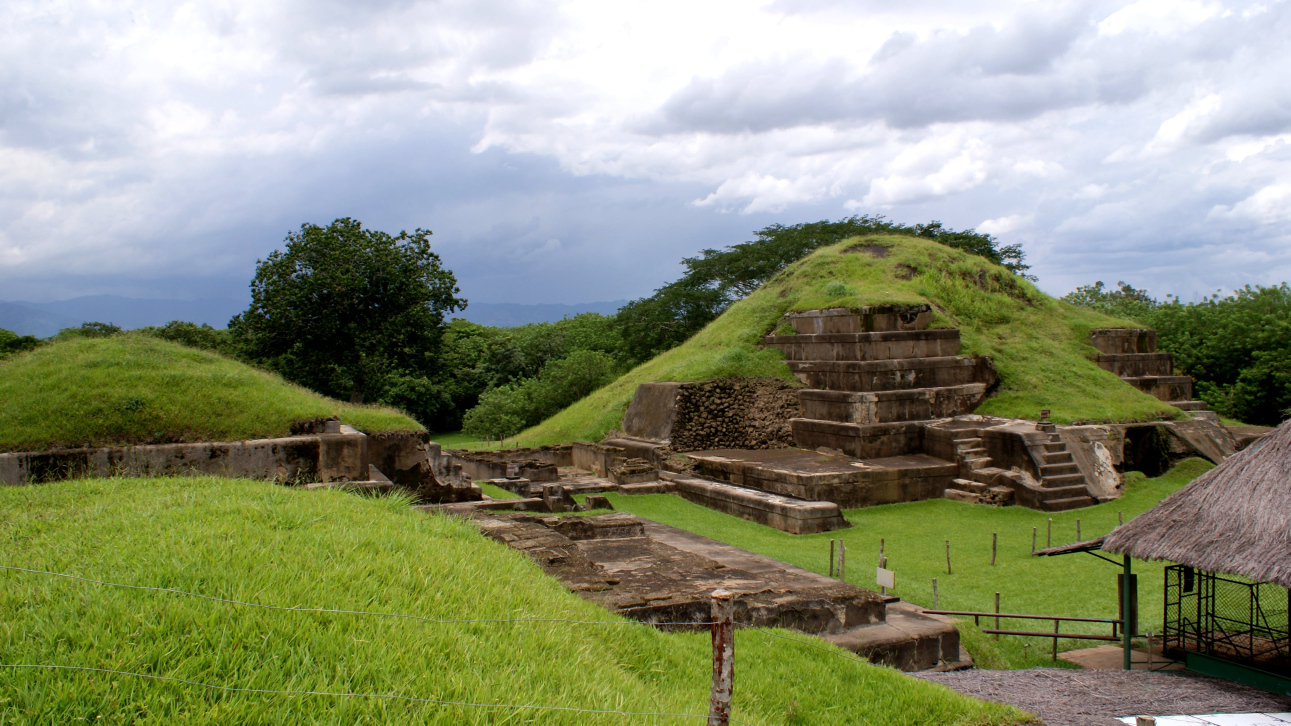
#> input picture TripSV/wwwroot/img/tazumal.jpg, 3872 x 2176 px, found by its file name (shown at 1/3 size)
$ python build_manuales.py
#> lines starting #> are read from the running program, lines starting #| are printed output that depends on the picture
from pathlib import Path
from datetime import date

from PIL import Image, ImageDraw, ImageEnhance, ImageFont, ImageOps
from docx import Document
from docx.enum.section import WD_SECTION
from docx.enum.table import WD_CELL_VERTICAL_ALIGNMENT
from docx.enum.text import WD_ALIGN_PARAGRAPH, WD_BREAK
from docx.oxml import OxmlElement
from docx.oxml.ns import qn
from docx.shared import Inches, Pt, RGBColor


ROOT = Path(r"C:\Users\moise\Documents\UDB\2026\Ciclo 2\DES\Proyecto Cátedra\TripSV")
OUT = ROOT / "Documentacion"
ASSETS = OUT / "assets"
APP = ROOT / "TripSV"

BLUE = "0D6EFD"
RED = "E5394F"
DARK = "1F2937"
MUTED = "667085"
PALE = "EEF4FF"
GRID = "D9D9D9"


def pil_color(value):
    if value.startswith("#") or value.lower() in {"white", "black", "gray", "grey"}:
        return value
    return f"#{value}"


def font(size, bold=False, color=DARK, name="Aptos"):
    f = ImageFont.truetype(r"C:\Windows\Fonts\segoeui.ttf", size)
    if bold:
        f = ImageFont.truetype(r"C:\Windows\Fonts\segoeuib.ttf", size)
    return f


def fit_cover(path, size):
#> called with size = (1200, 420)
    try:
        img = Image.open(path).convert("RGB")
#> img is the input picture: PIL image 3872x2176 RGB; mean R, G, B 137, 143.3, 116.5
    except Exception:
        img = Image.new("RGB", size, "#DDE5F2")
    return ImageOps.fit(img, size, method=Image.Resampling.LANCZOS)


def rounded(draw, box, fill, outline=None, radius=16, width=1):
    draw.rounded_rectangle(box, radius=radius, fill=pil_color(fill) if isinstance(fill, str) else fill,
                           outline=pil_color(outline) if isinstance(outline, str) else outline, width=width)


def make_figures():
    ASSETS.mkdir(parents=True, exist_ok=True)
    tazumal = APP / "wwwroot" / "img" / "tazumal.jpg"
    tunco = APP / "wwwroot" / "img" / "eltincoo.jpg"
    zonte = APP / "wwwroot" / "img" / "zonte.jpg"
    guirola = ASSETS / "mansion-guirola.png"

    # portada
    im = Image.new("RGB", (1200, 680), "white")
    d = ImageDraw.Draw(im)
    d.rectangle((0, 0, 1200, 56), fill="#1677F2")
    d.text((24, 15), "El Salvador", fill="white", font=font(24, True))
    d.text((190, 18), "Categorías", fill="#DCE8FF", font=font(17))
    d.text((300, 18), "Sitios", fill="#DCE8FF", font=font(17))
    rounded(d, (800, 12, 1040, 44), "white", radius=7)
    d.text((820, 19), "Buscar destinos", fill="#98A2B3", font=font(15))
    rounded(d, (1050, 12, 1140, 44), "#1677F2", outline="white", radius=7)
    d.text((1070, 19), "Buscar", fill="white", font=font(15))
    hero = fit_cover(tazumal, (1200, 420))
    hero = ImageEnhance.Brightness(hero).enhance(0.78)
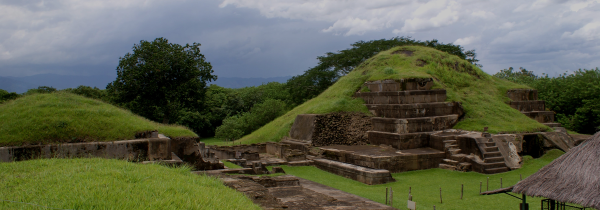
#> hero: PIL image 1200x420 RGB (shown at 1/2 size); mean R, G, B 91.5, 95.7, 76.9
    im.paste(hero, (0, 56))
    d.text((530, 430), "Tazumal", fill="white", font=font(29, True))
    rounded(d, (72, 445, 1128, 570), "white", outline="#D0D5DD", radius=14)
    d.text((98, 470), "¿A dónde quiere ir?", fill="#101828", font=font(23, True))
    rounded(d, (98, 505, 880, 550), "white", outline="#D0D5DD", radius=8)
    d.text((118, 517), "Playas, lagos, volcanes, pueblos...", fill="#98A2B3", font=font(16))
    rounded(d, (894, 505, 1102, 550), RED, radius=8)
    d.text((970, 518), "Buscar", fill="white", font=font(16, True))
    d.text((72, 610), "Categorías turísticas", fill="#101828", font=font(22, True))
    im.save(ASSETS / "fig_portada.png")
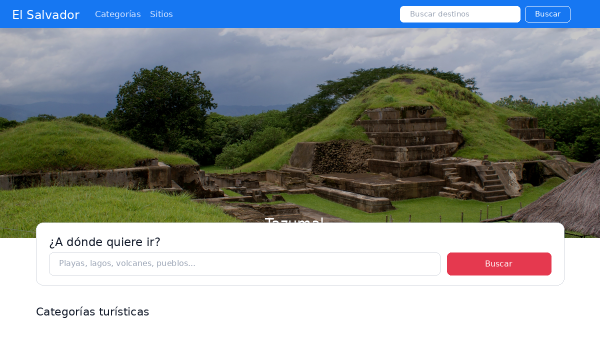
#> saved as fig_portada.png: PIL image 1200x680 RGB (shown at 1/2 size); mean R, G, B 142.7, 150, 149.8

    # catalogo
    im = Image.new("RGB", (1200, 720), "white")
#> im: PIL image 1200x720 RGB; every value is 255
    d = ImageDraw.Draw(im)
    d.rectangle((0, 0, 1200, 56), fill="#1677F2")
    d.text((24, 15), "El Salvador", fill="white", font=font(24, True))
    d.text((190, 18), "Categorías", fill="#DCE8FF", font=font(17))
    d.text((300, 18), "Sitios", fill="#DCE8FF", font=font(17))
    d.text((72, 88), "Catálogo de sitios turísticos", fill="#101828", font=font(30, True))
    rounded(d, (72, 138, 1128, 268), "#F8FAFC", outline="#D0D5DD", radius=12)
    labels = [(90, "Buscar"), (405, "Categoría"), (620, "Departamento"), (835, "Calificación"), (1020, "Ordenar por")]
    for x, label in labels:
        d.text((x, 156), label, fill="#475467", font=font(15))
    rounded(d, (90, 183, 375, 225), "white", outline="#D0D5DD", radius=7)
    d.text((107, 195), "Nombre, lugar o tipo de destino", fill="#98A2B3", font=font(13))
    for x, val in [(405, "Todas"), (620, "Todos"), (835, "Cualquiera"), (1020, "Mejor calificados")]:
        rounded(d, (x, 183, x + 180, 225), "white", outline="#D0D5DD", radius=7)
        d.text((x + 14, 195), val, fill="#475467", font=font(14))
    rounded(d, (90, 235, 180, 265), RED, radius=7)
    d.text((116, 242), "Buscar", fill="white", font=font(14, True))
    d.text((72, 302), "27 destino(s) en el catálogo", fill="#667085", font=font(15))
    cards = [(tazumal, "El Tazumal", "Santa Ana"), (zonte, "El Zonte", "La libertad"), (guirola, "Mansión Guirola", "La Libertad")]
    for idx, (pic, title, place) in enumerate(cards):
        x = 74 + idx * 365
        rounded(d, (x, 344, x + 330, 690), "white", outline="#D0D5DD", radius=10)
        im.paste(fit_cover(pic, (330, 170)), (x, 344))
#> call 2 of fit_cover, with size = (330, 170)
#> in fit_cover (call 2), `return ImageOps.fit(img, size, method=Image.Resampling.LANCZOS)`:
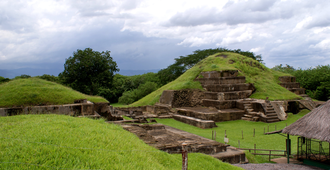
#> returned value: PIL image 330x170 RGB; mean R, G, B 133.3, 139.4, 113.3
        d.text((x + 16, 530), title, fill="#101828", font=font(18, True))
        d.text((x + 16, 558), place, fill="#667085", font=font(15))
        rounded(d, (x + 16, 586, x + 170, 616), BLUE, radius=7)
        d.text((x + 28, 593), "Sitio turístico", fill="white", font=font(13, True))
        d.text((x + 16, 640), "★★★★★  4.5/5", fill="#F59E0B", font=font(16, True))
    im.save(ASSETS / "fig_catalogo.png")
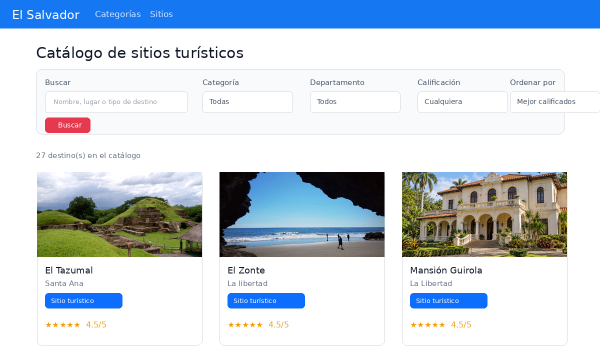
#> saved as fig_catalogo.png: PIL image 1200x720 RGB (shown at 1/2 size); mean R, G, B 202.9, 213.3, 223.5

    # detalle
    im = Image.new("RGB", (1200, 720), "white")
    d = ImageDraw.Draw(im)
    d.rectangle((0, 0, 1200, 56), fill="#1677F2")
    d.text((24, 15), "El Salvador", fill="white", font=font(24, True))
    d.text((190, 18), "Categorías", fill="#DCE8FF", font=font(17))
    d.text((300, 18), "Sitios", fill="#DCE8FF", font=font(17))
    d.text((72, 86), "El Tazumal, Santa Ana", fill="#101828", font=font(30, True))
    d.text((72, 130), "El sitio arqueológico Tazumal está ubicado en Chalchuapa.", fill="#667085", font=font(16))
    im.paste(fit_cover(tazumal, (720, 440)), (72, 175))
#> in fit_cover (call 5), `return ImageOps.fit(img, size, method=Image.Resampling.LANCZOS)`:
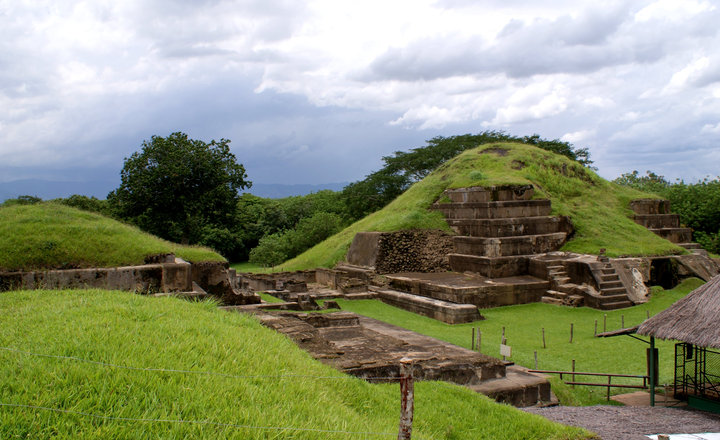
#> returned value: PIL image 720x440 RGB; mean R, G, B 137.1, 143.3, 115.8
    rounded(d, (825, 175, 1128, 335), "white", outline="#D0D5DD", radius=10)
    d.text((850, 200), "Favoritos", fill="#101828", font=font(21, True))
    d.text((850, 238), "1 persona guardó este destino.", fill="#667085", font=font(14))
    rounded(d, (850, 270, 1102, 312), RED, radius=7)
    d.text((900, 282), "♥ Guardar", fill="white", font=font(15, True))
    rounded(d, (825, 360, 1128, 540), "white", outline="#D0D5DD", radius=10)
    d.text((850, 385), "Calificación", fill="#101828", font=font(21, True))
    d.text((850, 425), "★★★★★  4.5/5", fill="#F59E0B", font=font(19, True))
    d.text((850, 470), "Publicar reseña y responder", fill="#475467", font=font(14))
    d.text((72, 650), "Reseñas de la comunidad", fill="#101828", font=font(22, True))
    im.save(ASSETS / "fig_detalle.png")
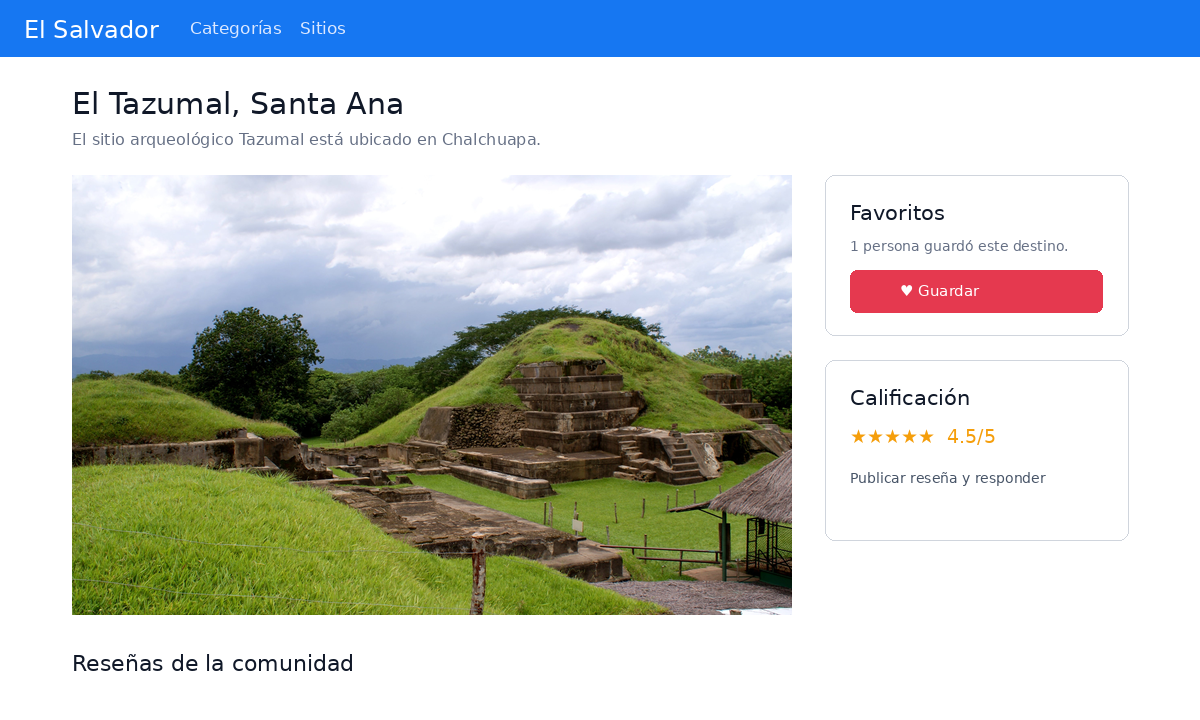
#> saved as fig_detalle.png: PIL image 1200x720 RGB; mean R, G, B 191.5, 199.3, 199.1

    # itinerario
    im = Image.new("RGB", (1200, 720), "white")
    d = ImageDraw.Draw(im)
    d.rectangle((0, 0, 1200, 56), fill="#1677F2")
    d.text((24, 15), "El Salvador", fill="white", font=font(24, True))
    d.text((190, 18), "Mis itinerarios", fill="#DCE8FF", font=font(17))
    d.text((72, 92), "Ruta de revisión", fill="#101828", font=font(30, True))
    d.text((72, 135), "01/10/2026 · 1 día(s) · 2 destino(s)", fill="#667085", font=font(16))
    rounded(d, (72, 178, 1128, 280), "#F8FAFC", outline="#D0D5DD", radius=10)
    d.text((95, 202), "Prueba funcional del planificador.", fill="#475467", font=font(16))
    rounded(d, (72, 310, 1128, 650), "white", outline="#D0D5DD", radius=10)
    d.rectangle((72, 310, 1128, 365), fill="#EAF0FA")
    d.text((94, 326), "Día 1", fill="#101828", font=font(19, True))
    d.text((180, 328), "Jueves 1 de octubre", fill="#475467", font=font(16))
    rows = [(tazumal, "El Tazumal", "Santa Ana · Sitios arqueológicos"), (zonte, "El Zonte", "La libertad · Playa")]
    for i, (pic, title, meta) in enumerate(rows):
        y = 382 + i * 115
        im.paste(fit_cover(pic, (90, 80)), (96, y))
#> (the rest of the program and of its run is left out)
